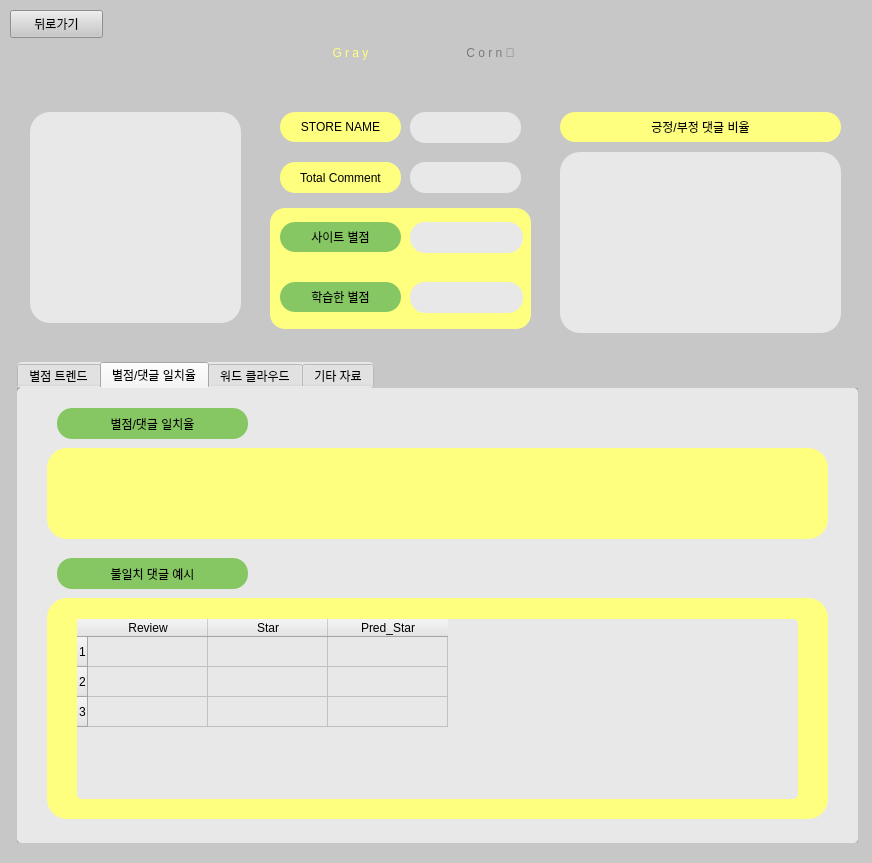
<?xml version="1.0" encoding="UTF-8"?>
<ui version="4.0">
 <class>Form</class>
 <widget class="QWidget" name="Form">
  <property name="geometry">
   <rect>
    <x>0</x>
    <y>0</y>
    <width>872</width>
    <height>863</height>
   </rect>
  </property>
  <property name="windowTitle">
   <string>Form</string>
  </property>
  <property name="styleSheet">
   <string notr="true">background-color: rgb(199, 199, 199);</string>
  </property>
  <widget class="QFrame" name="frame">
   <property name="geometry">
    <rect>
     <x>270</x>
     <y>208</y>
     <width>261</width>
     <height>121</height>
    </rect>
   </property>
   <property name="styleSheet">
    <string notr="true">border-radius: 15px;
background-color: rgb(255, 255, 127);
</string>
   </property>
   <property name="frameShape">
    <enum>QFrame::StyledPanel</enum>
   </property>
   <property name="frameShadow">
    <enum>QFrame::Raised</enum>
   </property>
  </widget>
  <widget class="QLineEdit" name="Star_Total">
   <property name="geometry">
    <rect>
     <x>410</x>
     <y>222</y>
     <width>113</width>
     <height>31</height>
    </rect>
   </property>
   <property name="styleSheet">
    <string notr="true">border-radius: 15px;
background-color: rgb(232, 232, 232);

font: 10pt &quot;Consolas&quot;;
font: 75 9pt &quot;나눔고딕 ExtraBold&quot;;
color: black;</string>
   </property>
   <property name="text">
    <string/>
   </property>
   <property name="alignment">
    <set>Qt::AlignCenter</set>
   </property>
  </widget>
  <widget class="QLineEdit" name="Review_Count_total">
   <property name="geometry">
    <rect>
     <x>410</x>
     <y>162</y>
     <width>111</width>
     <height>31</height>
    </rect>
   </property>
   <property name="styleSheet">
    <string notr="true">border-radius: 15px;
background-color:  rgb(232, 232, 232);


font: 10pt &quot;Consolas&quot;;
font: 75 9pt &quot;나눔고딕 ExtraBold&quot;;
color: black;</string>
   </property>
   <property name="text">
    <string/>
   </property>
   <property name="alignment">
    <set>Qt::AlignCenter</set>
   </property>
  </widget>
  <widget class="QTabWidget" name="tabWidget">
   <property name="geometry">
    <rect>
     <x>17</x>
     <y>362</y>
     <width>841</width>
     <height>481</height>
    </rect>
   </property>
   <property name="autoFillBackground">
    <bool>false</bool>
   </property>
   <property name="styleSheet">
    <string notr="true">color: black;
background-color: rgb(232, 232, 232);
border-radius: 5px;
font: 75 9pt &quot;나눔고딕 ExtraBold&quot;;

</string>
   </property>
   <property name="currentIndex">
    <number>1</number>
   </property>
   <widget class="QWidget" name="tab">
    <attribute name="title">
     <string>별점 트렌드</string>
    </attribute>
    <widget class="QLabel" name="label_11">
     <property name="geometry">
      <rect>
       <x>300</x>
       <y>10</y>
       <width>231</width>
       <height>31</height>
      </rect>
     </property>
     <property name="styleSheet">
      <string notr="true">color: black;

font: 75 9pt &quot;나눔고딕 ExtraBold&quot;;

border-radius: 15px;
background-color:  rgb(134, 199, 99);</string>
     </property>
     <property name="text">
      <string>사이트 평점 Vs. 학습한 평점 비교</string>
     </property>
     <property name="alignment">
      <set>Qt::AlignCenter</set>
     </property>
    </widget>
    <widget class="QGraphicsView" name="graphicsView_8">
     <property name="geometry">
      <rect>
       <x>30</x>
       <y>50</y>
       <width>771</width>
       <height>381</height>
      </rect>
     </property>
     <property name="styleSheet">
      <string notr="true">border-radius: 20px;
background-color: rgb(255, 255, 127);</string>
     </property>
    </widget>
   </widget>
   <widget class="QWidget" name="tab_4">
    <attribute name="title">
     <string>별점/댓글 일치율</string>
    </attribute>
    <widget class="QGraphicsView" name="graphicsView_12">
     <property name="geometry">
      <rect>
       <x>30</x>
       <y>210</y>
       <width>781</width>
       <height>221</height>
      </rect>
     </property>
     <property name="styleSheet">
      <string notr="true">border-radius: 20px;
background-color: rgb(255, 255, 127);</string>
     </property>
    </widget>
    <widget class="QLabel" name="label_13">
     <property name="geometry">
      <rect>
       <x>40</x>
       <y>20</y>
       <width>191</width>
       <height>31</height>
      </rect>
     </property>
     <property name="whatsThis">
      <string>&lt;html&gt;&lt;head/&gt;&lt;body&gt;&lt;p&gt;color: black;&lt;/p&gt;&lt;p&gt;&lt;br/&gt;&lt;/p&gt;&lt;p&gt;font: 75 9pt &amp;quot;나눔고딕 ExtraBold&amp;quot;;&lt;/p&gt;&lt;p&gt;&lt;br/&gt;&lt;/p&gt;&lt;/body&gt;&lt;/html&gt;</string>
     </property>
     <property name="styleSheet">
      <string notr="true">color: black;

font: 75 9pt &quot;나눔고딕 ExtraBold&quot;;

border-radius: 15px;
background-color:  rgb(134, 199, 99);</string>
     </property>
     <property name="text">
      <string>별점/댓글 일치율</string>
     </property>
     <property name="alignment">
      <set>Qt::AlignCenter</set>
     </property>
    </widget>
    <widget class="QLabel" name="label_19">
     <property name="geometry">
      <rect>
       <x>40</x>
       <y>170</y>
       <width>191</width>
       <height>31</height>
      </rect>
     </property>
     <property name="whatsThis">
      <string>&lt;html&gt;&lt;head/&gt;&lt;body&gt;&lt;p&gt;color: black;&lt;/p&gt;&lt;p&gt;&lt;br/&gt;&lt;/p&gt;&lt;p&gt;font: 75 9pt &amp;quot;나눔고딕 ExtraBold&amp;quot;;&lt;/p&gt;&lt;p&gt;&lt;br/&gt;&lt;/p&gt;&lt;/body&gt;&lt;/html&gt;</string>
     </property>
     <property name="styleSheet">
      <string notr="true">color: black;

font: 75 9pt &quot;나눔고딕 ExtraBold&quot;;

border-radius: 15px;
background-color:  rgb(134, 199, 99);</string>
     </property>
     <property name="text">
      <string>불일치 댓글 예시</string>
     </property>
     <property name="alignment">
      <set>Qt::AlignCenter</set>
     </property>
    </widget>
    <widget class="QTableWidget" name="tableWidget">
     <property name="geometry">
      <rect>
       <x>60</x>
       <y>231</y>
       <width>721</width>
       <height>180</height>
      </rect>
     </property>
     <property name="minimumSize">
      <size>
       <width>721</width>
       <height>0</height>
      </size>
     </property>
     <property name="rowCount">
      <number>3</number>
     </property>
     <property name="columnCount">
      <number>3</number>
     </property>
     <attribute name="horizontalHeaderDefaultSectionSize">
      <number>120</number>
     </attribute>
     <attribute name="horizontalHeaderHighlightSections">
      <bool>false</bool>
     </attribute>
     <row/>
     <row/>
     <row/>
     <column>
      <property name="text">
       <string>Review</string>
      </property>
      <property name="textAlignment">
       <set>AlignCenter</set>
      </property>
     </column>
     <column>
      <property name="text">
       <string>Star</string>
      </property>
      <property name="textAlignment">
       <set>AlignCenter</set>
      </property>
     </column>
     <column>
      <property name="text">
       <string>Pred_Star</string>
      </property>
      <property name="textAlignment">
       <set>AlignCenter</set>
      </property>
     </column>
    </widget>
    <widget class="QGraphicsView" name="graphicsView_9">
     <property name="geometry">
      <rect>
       <x>30</x>
       <y>60</y>
       <width>781</width>
       <height>91</height>
      </rect>
     </property>
     <property name="styleSheet">
      <string notr="true">border-radius: 20px;
background-color: rgb(255, 255, 127);</string>
     </property>
    </widget>
   </widget>
   <widget class="QWidget" name="tab_2">
    <attribute name="title">
     <string>워드 클라우드</string>
    </attribute>
    <widget class="QGraphicsView" name="graphicsView_4">
     <property name="geometry">
      <rect>
       <x>20</x>
       <y>70</y>
       <width>381</width>
       <height>371</height>
      </rect>
     </property>
     <property name="styleSheet">
      <string notr="true">border-radius: 20px;
background-color: rgb(255, 255, 127);</string>
     </property>
    </widget>
    <widget class="QLabel" name="label_12">
     <property name="geometry">
      <rect>
       <x>120</x>
       <y>20</y>
       <width>191</width>
       <height>31</height>
      </rect>
     </property>
     <property name="whatsThis">
      <string>&lt;html&gt;&lt;head/&gt;&lt;body&gt;&lt;p&gt;color: black;&lt;/p&gt;&lt;p&gt;&lt;br/&gt;&lt;/p&gt;&lt;p&gt;font: 75 9pt &amp;quot;나눔고딕 ExtraBold&amp;quot;;&lt;/p&gt;&lt;p&gt;&lt;br/&gt;&lt;/p&gt;&lt;/body&gt;&lt;/html&gt;</string>
     </property>
     <property name="styleSheet">
      <string notr="true">color: black;

font: 75 9pt &quot;나눔고딕 ExtraBold&quot;;

border-radius: 15px;
background-color:  rgb(134, 199, 99);</string>
     </property>
     <property name="text">
      <string>긍정 WordCloud</string>
     </property>
     <property name="alignment">
      <set>Qt::AlignCenter</set>
     </property>
    </widget>
    <widget class="QGraphicsView" name="graphicsView_11">
     <property name="geometry">
      <rect>
       <x>440</x>
       <y>70</y>
       <width>381</width>
       <height>371</height>
      </rect>
     </property>
     <property name="styleSheet">
      <string notr="true">border-radius: 20px;
background-color: rgb(255, 255, 127);</string>
     </property>
    </widget>
    <widget class="QLabel" name="label_18">
     <property name="geometry">
      <rect>
       <x>540</x>
       <y>20</y>
       <width>191</width>
       <height>31</height>
      </rect>
     </property>
     <property name="whatsThis">
      <string>&lt;html&gt;&lt;head/&gt;&lt;body&gt;&lt;p&gt;color: black;&lt;/p&gt;&lt;p&gt;&lt;br/&gt;&lt;/p&gt;&lt;p&gt;font: 75 9pt &amp;quot;나눔고딕 ExtraBold&amp;quot;;&lt;/p&gt;&lt;p&gt;&lt;br/&gt;&lt;/p&gt;&lt;/body&gt;&lt;/html&gt;</string>
     </property>
     <property name="styleSheet">
      <string notr="true">color: black;

font: 75 9pt &quot;나눔고딕 ExtraBold&quot;;

border-radius: 15px;
background-color:  rgb(134, 199, 99);</string>
     </property>
     <property name="text">
      <string>부정 WordCloud</string>
     </property>
     <property name="alignment">
      <set>Qt::AlignCenter</set>
     </property>
    </widget>
   </widget>
   <widget class="QWidget" name="tab_3">
    <attribute name="title">
     <string>기타 자료</string>
    </attribute>
    <widget class="QGraphicsView" name="graphicsView_13">
     <property name="geometry">
      <rect>
       <x>440</x>
       <y>70</y>
       <width>381</width>
       <height>371</height>
      </rect>
     </property>
     <property name="styleSheet">
      <string notr="true">border-radius: 20px;
background-color: rgb(255, 255, 127);</string>
     </property>
    </widget>
    <widget class="QGraphicsView" name="graphicsView_6">
     <property name="geometry">
      <rect>
       <x>20</x>
       <y>70</y>
       <width>381</width>
       <height>371</height>
      </rect>
     </property>
     <property name="styleSheet">
      <string notr="true">border-radius: 20px;
background-color: rgb(255, 255, 127);</string>
     </property>
    </widget>
    <widget class="QLabel" name="label_14">
     <property name="geometry">
      <rect>
       <x>120</x>
       <y>20</y>
       <width>191</width>
       <height>31</height>
      </rect>
     </property>
     <property name="whatsThis">
      <string>&lt;html&gt;&lt;head/&gt;&lt;body&gt;&lt;p&gt;color: black;&lt;/p&gt;&lt;p&gt;&lt;br/&gt;&lt;/p&gt;&lt;p&gt;font: 75 9pt &amp;quot;나눔고딕 ExtraBold&amp;quot;;&lt;/p&gt;&lt;p&gt;&lt;br/&gt;&lt;/p&gt;&lt;/body&gt;&lt;/html&gt;</string>
     </property>
     <property name="styleSheet">
      <string notr="true">color: black;

font: 75 9pt &quot;나눔고딕 ExtraBold&quot;;

border-radius: 15px;
background-color:  rgb(134, 199, 99);</string>
     </property>
     <property name="text">
      <string>MENU TOP 5</string>
     </property>
     <property name="alignment">
      <set>Qt::AlignCenter</set>
     </property>
    </widget>
    <widget class="QLabel" name="label_20">
     <property name="geometry">
      <rect>
       <x>540</x>
       <y>20</y>
       <width>191</width>
       <height>31</height>
      </rect>
     </property>
     <property name="whatsThis">
      <string>&lt;html&gt;&lt;head/&gt;&lt;body&gt;&lt;p&gt;color: black;&lt;/p&gt;&lt;p&gt;&lt;br/&gt;&lt;/p&gt;&lt;p&gt;font: 75 9pt &amp;quot;나눔고딕 ExtraBold&amp;quot;;&lt;/p&gt;&lt;p&gt;&lt;br/&gt;&lt;/p&gt;&lt;/body&gt;&lt;/html&gt;</string>
     </property>
     <property name="styleSheet">
      <string notr="true">color: black;

font: 75 9pt &quot;나눔고딕 ExtraBold&quot;;

border-radius: 15px;
background-color:  rgb(134, 199, 99);</string>
     </property>
     <property name="text">
      <string>항목 별 별점</string>
     </property>
     <property name="alignment">
      <set>Qt::AlignCenter</set>
     </property>
    </widget>
   </widget>
  </widget>
  <widget class="QLabel" name="label_4">
   <property name="geometry">
    <rect>
     <x>280</x>
     <y>222</y>
     <width>121</width>
     <height>30</height>
    </rect>
   </property>
   <property name="styleSheet">
    <string notr="true">
font: 10pt &quot;Consolas&quot;;
font: 75 9pt &quot;나눔고딕 ExtraBold&quot;;
color: black;
	background-color: rgb(134, 199, 99);
	border-radius: 15px;</string>
   </property>
   <property name="text">
    <string>사이트 별점</string>
   </property>
   <property name="alignment">
    <set>Qt::AlignCenter</set>
   </property>
  </widget>
  <widget class="QGraphicsView" name="graphicsView">
   <property name="geometry">
    <rect>
     <x>30</x>
     <y>112</y>
     <width>211</width>
     <height>211</height>
    </rect>
   </property>
   <property name="styleSheet">
    <string notr="true">border-radius: 20px;
background-color: rgb(232, 232, 232);</string>
   </property>
  </widget>
  <widget class="QLabel" name="label_5">
   <property name="geometry">
    <rect>
     <x>280</x>
     <y>162</y>
     <width>121</width>
     <height>31</height>
    </rect>
   </property>
   <property name="styleSheet">
    <string notr="true">
font: 10pt &quot;Consolas&quot;;
font: 75 9pt &quot;나눔고딕 ExtraBold&quot;;
color: black;
	background-color:rgb(255, 255, 127);
	border-radius: 15px;</string>
   </property>
   <property name="text">
    <string>Total Comment</string>
   </property>
   <property name="alignment">
    <set>Qt::AlignCenter</set>
   </property>
  </widget>
  <widget class="QLineEdit" name="Star_Total_2">
   <property name="geometry">
    <rect>
     <x>410</x>
     <y>282</y>
     <width>113</width>
     <height>31</height>
    </rect>
   </property>
   <property name="styleSheet">
    <string notr="true">border-radius: 15px;
background-color: rgb(232, 232, 232);
font: 10pt &quot;Consolas&quot;;
font: 75 9pt &quot;나눔고딕 ExtraBold&quot;;
color: black;</string>
   </property>
   <property name="text">
    <string/>
   </property>
   <property name="alignment">
    <set>Qt::AlignCenter</set>
   </property>
  </widget>
  <widget class="QLabel" name="label_9">
   <property name="geometry">
    <rect>
     <x>280</x>
     <y>282</y>
     <width>121</width>
     <height>30</height>
    </rect>
   </property>
   <property name="styleSheet">
    <string notr="true">
font: 10pt &quot;Consolas&quot;;
font: 75 9pt &quot;나눔고딕 ExtraBold&quot;;
color: black;
	background-color: rgb(134, 199, 99);
	border-radius: 15px;</string>
   </property>
   <property name="text">
    <string>학습한 별점</string>
   </property>
   <property name="alignment">
    <set>Qt::AlignCenter</set>
   </property>
  </widget>
  <widget class="QLabel" name="label_7">
   <property name="geometry">
    <rect>
     <x>560</x>
     <y>112</y>
     <width>281</width>
     <height>30</height>
    </rect>
   </property>
   <property name="styleSheet">
    <string notr="true">
font: 10pt &quot;Consolas&quot;;
font: 75 9pt &quot;나눔고딕 ExtraBold&quot;;
color: black;
	background-color:rgb(255, 255, 127);
	border-radius: 15px;</string>
   </property>
   <property name="text">
    <string>긍정/부정 댓글 비율</string>
   </property>
   <property name="alignment">
    <set>Qt::AlignCenter</set>
   </property>
  </widget>
  <widget class="QLineEdit" name="Store_Name">
   <property name="geometry">
    <rect>
     <x>410</x>
     <y>112</y>
     <width>111</width>
     <height>31</height>
    </rect>
   </property>
   <property name="styleSheet">
    <string notr="true">border-radius: 15px;
background-color:  rgb(232, 232, 232);


font: 10pt &quot;Consolas&quot;;
font: 75 9pt &quot;나눔고딕 ExtraBold&quot;;
color: black;</string>
   </property>
   <property name="text">
    <string/>
   </property>
   <property name="alignment">
    <set>Qt::AlignCenter</set>
   </property>
  </widget>
  <widget class="QLabel" name="label_2">
   <property name="geometry">
    <rect>
     <x>280</x>
     <y>112</y>
     <width>121</width>
     <height>30</height>
    </rect>
   </property>
   <property name="styleSheet">
    <string notr="true">
font: 10pt &quot;Consolas&quot;;
font: 75 9pt &quot;나눔고딕 ExtraBold&quot;;
color: black;
	background-color:rgb(255, 255, 127);
	border-radius: 15px;</string>
   </property>
   <property name="text">
    <string>STORE NAME</string>
   </property>
   <property name="alignment">
    <set>Qt::AlignCenter</set>
   </property>
  </widget>
  <widget class="QGraphicsView" name="graphicsView_5">
   <property name="geometry">
    <rect>
     <x>560</x>
     <y>152</y>
     <width>281</width>
     <height>181</height>
    </rect>
   </property>
   <property name="styleSheet">
    <string notr="true">border-radius: 20px;
background-color:  rgb(232, 232, 232);</string>
   </property>
  </widget>
  <widget class="QLabel" name="label_10">
   <property name="geometry">
    <rect>
     <x>290</x>
     <y>27</y>
     <width>121</width>
     <height>51</height>
    </rect>
   </property>
   <property name="styleSheet">
    <string notr="true">
font: 10pt &quot;Consolas&quot;;
font: 75 20pt &quot;나눔고딕 ExtraBold&quot;;
color: rgb(255, 255, 127);
	background-color: rgb(199,199,199);
	border-radius: 15px;</string>
   </property>
   <property name="text">
    <string>G r a y</string>
   </property>
   <property name="alignment">
    <set>Qt::AlignCenter</set>
   </property>
  </widget>
  <widget class="QLabel" name="label_15">
   <property name="geometry">
    <rect>
     <x>410</x>
     <y>27</y>
     <width>161</width>
     <height>51</height>
    </rect>
   </property>
   <property name="styleSheet">
    <string notr="true">
font: 10pt &quot;Consolas&quot;;
font: 75 20pt &quot;나눔고딕 ExtraBold&quot;;
color: rgb(121, 121, 121);
	background-color: rgb(199,199,199);
	border-radius: 15px;</string>
   </property>
   <property name="text">
    <string>C o r n 🌽</string>
   </property>
   <property name="alignment">
    <set>Qt::AlignCenter</set>
   </property>
  </widget>
  <widget class="QPushButton" name="back_second">
   <property name="geometry">
    <rect>
     <x>10</x>
     <y>10</y>
     <width>93</width>
     <height>28</height>
    </rect>
   </property>
   <property name="text">
    <string>뒤로가기</string>
   </property>
  </widget>
 </widget>
 <resources/>
 <connections/>
</ui>
